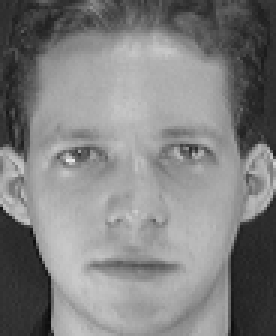
#> input picture img/1.pgm, 92 x 112 px (shown 3 times larger)
$ python houghCV.py img/1.pgm   (Python 2 division)
#> lines starting #> are read from the running program, lines starting #| are printed output that depends on the picture; after the words box and inside, x2 and y2 are one past the last pixel; in counts of white or black regions, pixels touching at a corner belong together
#!/usr/bin/env python
# -*- coding: utf-8 -*-
import cv2
import numpy as np
import sys

def houghCircleTransform(img):
  "Cálculo de la tranformada de hough para una circunferencia"
  height = img.shape[0]
  width = img.shape[1]
  resultsMatrix = np.zeros([width, height, width*height], np.uint8)
  whites = np.where(img > 0)
  for pixel in range(0,len(whites[0])):
    for i in range(0, width):
      for j in range(0, height):
	r = (((whites[0][pixel] - j)**2) + ((whites[1][pixel] - i)**2))**0.5
	resultsMatrix[i, j, r] += 1

  primero = (0,0,0,0)
  segundo = (0,0,0,0)
  posibles = np.where(resultsMatrix > 1)
  return posibles


#leemos la imagen de los argumentos pasados por linea de comandos
img_file = sys.argv[1]

img = cv2.imread(img_file)
#> img is the input picture: shape (112, 92, 3); min 11, max 234, mean 128.3

cv2.imshow('image',img)

#extraemos el segmento de la imagen que contiene los ojos
eyes_segment = img[30:60, 15:77]
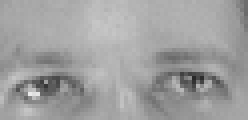
#> eyes_segment: shape (30, 62, 3) (shown 4 times larger); min 41, max 234, mean 159.3

eyes_gray = eyes_segment

#cambiamos su espacio de colores a escala de grises
cv2.cvtColor( eyes_segment, cv2.COLOR_BGR2GRAY, eyes_gray);

#realizamos una umbralización
ret, eyes_binarized = cv2.threshold(eyes_gray,125,255,cv2.THRESH_BINARY_INV)
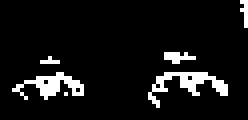
#> eyes_binarized: shape (30, 62, 3) (shown 4 times larger); 8% white in thin lines or dots, all inside (x1, y1, x2, y2) = (3, 0, 62, 27)

cv2.imshow('umbralizada',eyes_binarized)

mask = np.ones([3,3], np.uint8)

dilate_mask = np.ones([3,3], np.uint8)

dilate_mask[0][0] = 0;
dilate_mask[2][0] = 0;
dilate_mask[0][2] = 0;
dilate_mask[2][2] = 0;

eyes_binarized = cv2.erode(eyes_binarized, mask, iterations = 1)
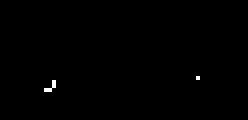
#> eyes_binarized: shape (30, 62, 3) (shown 4 times larger); 0.27% white in thin lines or dots, all inside (x1, y1, x2, y2) = (11, 19, 50, 23)

cv2.imshow('primer_cierre',eyes_binarized)

eyes_binarized = cv2.dilate(eyes_binarized, dilate_mask, iterations = 1)
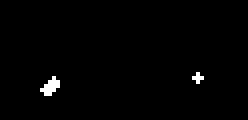
#> eyes_binarized: shape (30, 62, 3) (shown 4 times larger); 1% white in thin lines or dots, all inside (x1, y1, x2, y2) = (10, 18, 51, 24)

#eyes_binarized = cv2.morphologyEx(eyes_binarized, cv2.MORPH_OPEN, dilate_mask)

#eyes_binarized = cv2.erode(eyes_binarized, mask, iterations = 1)

dilate = cv2.dilate(eyes_binarized, mask, iterations = 1)
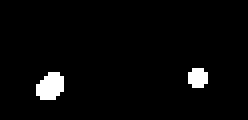
#> dilate: shape (30, 62, 3) (shown 4 times larger); 3.2% white; 2 white regions, box (x1, y1, x2, y2) and area: (9, 18, 16, 25) 38, (47, 17, 52, 22) 21

eyes_binarized = dilate - eyes_binarized
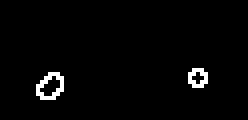
#> eyes_binarized: shape (30, 62, 3) (shown 4 times larger); 2.2% white in thin lines or dots, all inside (x1, y1, x2, y2) = (9, 17, 52, 25)

cv2.imshow('ojos',eyes_binarized)

posibles = houghCircleTransform(eyes_binarized)
#> the loop in houghCircleTransform, `for pixel in range(0,len(whites[0])):` made 1 pass
#> (the run stopped early here; a loop or call above may not have finished)

$ run again, on img/2.pgm
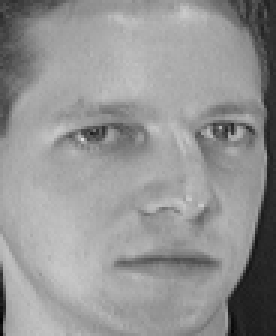
#> input picture img/2.pgm, 92 x 112 px (shown 3 times larger)
#> img is the input picture: shape (112, 92, 3); min 2, max 223, mean 148
#> `eyes_segment = img[30:60, 15:77]`:
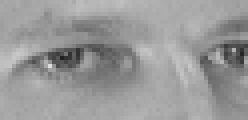
#> eyes_segment: shape (30, 62, 3) (shown 4 times larger); min 32, max 223, mean 153.3
#> dilate: shape (30, 62, 3); 13.9% white; 3 white regions, box (x1, y1, x2, y2) and area: (50, 4, 62, 22) 108, (23, 10, 32, 21) 86, (12, 11, 22, 19) 64
#> `eyes_binarized = dilate - eyes_binarized`:
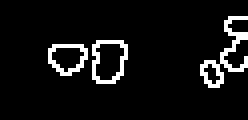
#> eyes_binarized: shape (30, 62, 3) (shown 4 times larger); 7% white in thin lines or dots, all inside (x1, y1, x2, y2) = (12, 4, 62, 22)
#> the loop in houghCircleTransform, `for pixel in range(0,len(whites[0])):` made 1 pass

$ run again, on img/3.pgm
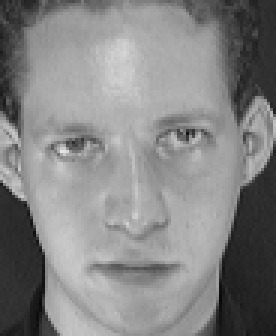
#> input picture img/3.pgm, 92 x 112 px (shown 3 times larger)
#> img is the input picture: shape (112, 92, 3); min 7, max 232, mean 132.6
#> `eyes_segment = img[30:60, 15:77]`:
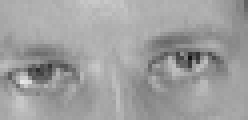
#> eyes_segment: shape (30, 62, 3) (shown 4 times larger); min 18, max 232, mean 158.7
#> dilate: shape (30, 62, 3); 3.9% white; 2 white regions, box (x1, y1, x2, y2) and area: (6, 14, 15, 22) 52, (44, 13, 49, 18) 21
#> `eyes_binarized = dilate - eyes_binarized`:
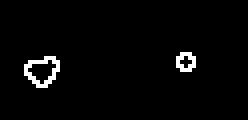
#> eyes_binarized: shape (30, 62, 3) (shown 4 times larger); 2.5% white in thin lines or dots, all inside (x1, y1, x2, y2) = (6, 13, 49, 22)
#> the loop in houghCircleTransform, `for pixel in range(0,len(whites[0])):` made 1 pass
